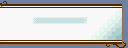

Tiled map render using the project's own tile images. Description and the whole map definition, tile-layer contents included, below:
An orthogonal 16x6 tile map with 8x8 px tiles, 1 tile layer (Tile Layer 1).

<map version="1.10" tiledversion="1.10.1" orientation="orthogonal" renderorder="right-down" width="16" height="6" tilewidth="8" tileheight="8" infinite="0" nextlayerid="2" nextobjectid="1">
 <tileset firstgid="1" name="MenuTiles" tilewidth="8" tileheight="8" tilecount="128" columns="16">
  <image source="MenuTiles.png" width="128" height="64" />
 </tileset>
 <layer id="1" name="Tile Layer 1" width="16" height="6">
  <data encoding="csv">
20,4,4,4,4,4,4,4,4,4,4,4,4,4,5,6,
15,15,15,15,15,15,15,15,15,15,15,15,15,15,81,82,
15,15,15,15,100,101,101,101,101,101,102,15,15,81,83,84,
15,15,15,15,15,15,15,15,15,15,15,15,81,83,85,86,
15,15,15,15,15,15,15,15,15,15,15,81,83,85,87,88,
28,29,29,29,29,29,29,29,29,29,29,29,29,30,31,32
</data>
 </layer>
</map>
